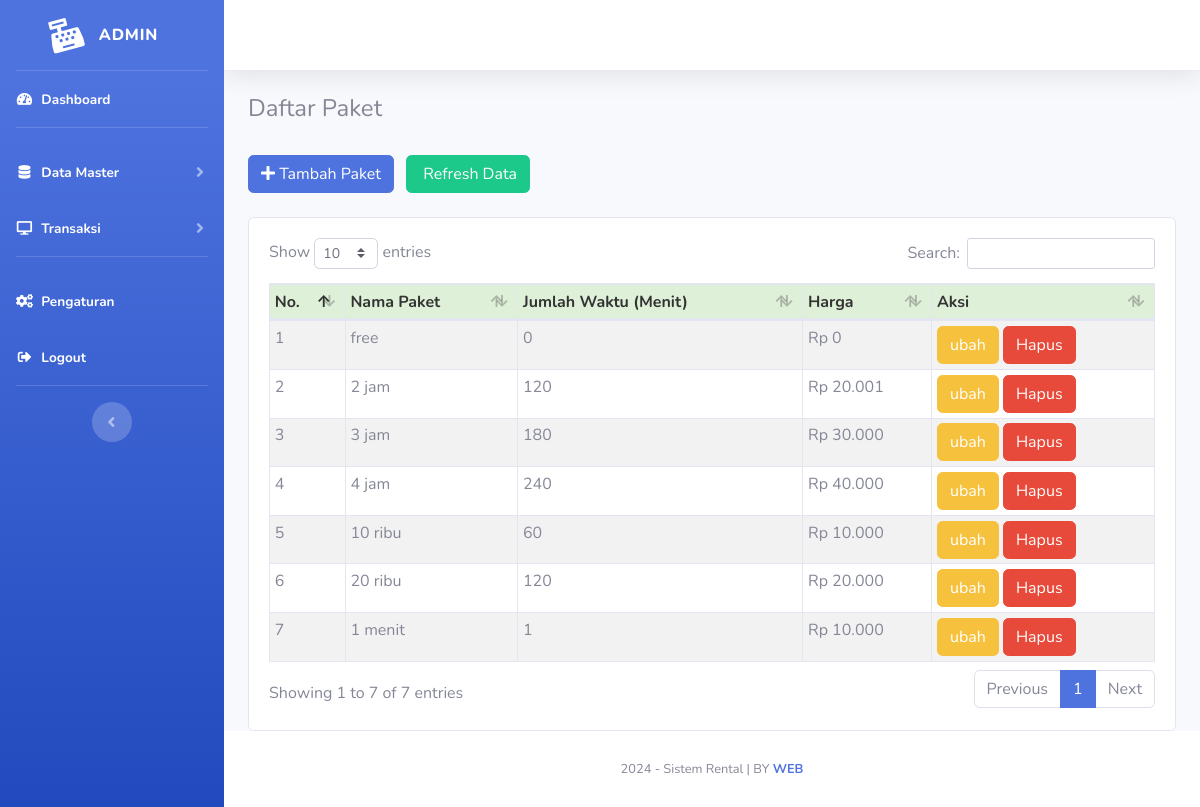
Screenshot of /admin.php?page=barang (signed in) with the database file from the repository.
### tables this page shows
CREATE TABLE `paket` (
  `id` int(11) NOT NULL,
  `nama` varchar(100) NOT NULL,
  `waktu` int(10) NOT NULL,
  `harga` int(64) NOT NULL,
  `tgl` varchar(16) NOT NULL
);

### module/barang/index.php (the view, shortened to what this page needs)
<h4>Daftar Paket</h4>
<br />
<button type="button" class="btn btn-primary btn-md mr-2" data-toggle="modal" data-target="#myModal">
    <i class="fa fa-plus"></i> Tambah Paket</button>
<a href="index.php?page=barang" class="btn btn-success btn-md">
    <i class="fa fa-refresh"></i> Refresh Data</a>
<br />
<div class="card card-body">
    <div class="table-responsive">
        <table class="table table-bordered table-striped table-sm" id="example1">
            <thead>
                <tr style="background:#DFF0D8;color:#333;">
                    <th>No.</th>
                    <th>Nama Paket</th>
                    <th>Jumlah Waktu (Menit)</th>
                    <th>Harga</th>
                    <th>Aksi</th>
                </tr>
            </thead>
            <tbody>
                <?php
                $host = "localhost";
                $user = "root";
                $password = "";
                $database = "mydb";
                $conn = new mysqli($host, $user, $password, $database);
                $query = "SELECT * FROM paket";
                $result = $conn->query($query);
                $no = 1;
                while ($row = $result->fetch_assoc()) {
                ?>
                    <tr>
                        <td><?= $no++; ?></td>
                        <td><?= $row['nama']; ?></td>
                        <td><?= $row['waktu']; ?></td>
                        <td><?= 'Rp ' . number_format($row['harga'], 0, ',', '.'); ?></td>
                        <td>
                            <a href="admin.php?page=barang/edit&id=<?php echo $row['id']; ?>" class="btn btn-warning btn-xs">ubah</a>
                            <a href="fungsi/hapus.php?barang=hapus&id=<?php echo $row['id']; ?>" onclick="javascript:return confirm('Hapus Data Paket ?');"><button class="btn btn-danger btn-xs">Hapus</button></a>
                        </td>
                    </tr>
                <?php
                }
                ?>
            </tbody>
        </table>
    </div>
</div>

### template/header.php (shortened to what this page needs)
<!DOCTYPE html>
<html lang="en">
<head>
    <link href="sb-admin/vendor/fontawesome-free/css/all.min.css" rel="stylesheet" type="text/css">
    <link href="sb-admin/css/sb-admin-2.min.css" rel="stylesheet">
    <link rel="stylesheet" href="sb-admin/vendor/datatables/dataTables.bootstrap4.css" />
</head>
<body id="page-top">
    <div id="wrapper">

### template/sidebar.php (shortened to what this page needs)
<ul class="navbar-nav bg-gradient-primary sidebar sidebar-dark accordion" id="accordionSidebar">
    <a class="sidebar-brand d-flex align-items-center justify-content-center" href="index.php">
        <div class="sidebar-brand-icon rotate-n-15">
            <i class="fas fa-cash-register"></i>
        </div>
        <div class="sidebar-brand-text mx-3">Admin<sup></sup></div>
    </a>
    <hr class="sidebar-divider my-0">
    <li class="nav-item active">
        <a class="nav-link" href="admin.php">
            <i class="fas fa-fw fa-tachometer-alt"></i>
            <span>Dashboard</span></a>
    </li>
    <hr class="sidebar-divider">
    <li class="nav-item active">
        <a class="nav-link collapsed" href="#" data-toggle="collapse" data-target="#collapseTwo" aria-expanded="true" aria-controls="collapseTwo">
            <i class="fas fa-fw fa-database"></i>
            <span>Data Master</span>
        </a>
    </li>
    <li class="nav-item active">
        <a class="nav-link collapsed" href="#" data-toggle="collapse" data-target="#collapse3" aria-expanded="true" aria-controls="collapse3">
            <i class="fas fa-fw fa-desktop"></i>
            <span>Transaksi</span>
        </a>
    </li>
    <hr class="sidebar-divider">
    <li class="nav-item active">
        <a class="nav-link" href="admin.php?page=pengaturan">
            <i class="fas fa-fw fa-cogs"></i>
            <span>Pengaturan</span></a>
    </li>
    <li class="nav-item active">
        <a class="nav-link" href="fungsi/logout.php">
            <i class="fas fa-fw fa-sign-out-alt"></i>
            <span>Logout</span></a>
    </li>
    <hr class="sidebar-divider d-none d-md-block">
    <div class="text-center d-none d-md-inline">
        <button class="rounded-circle border-0" id="sidebarToggle"></button>
    </div>
</ul>
<div id="content-wrapper" class="d-flex flex-column">
    <div id="content">
        <nav class="navbar navbar-expand navbar-light bg-white topbar mb-4 static-top shadow">
        </nav>
        <div class="container-fluid">

### admin.php (shortened to what this page needs)
<?php
include 'template/header.php';
include 'template/sidebar.php';
if (!empty($_GET['page'])) {
    include 'module/' . $_GET['page'] . '/index.php';
} else {
    include 'template/home.php';
}
include 'template/footer.php';

### template/footer.php (shortened to what this page needs)
</div>
</div>
<footer class="sticky-footer bg-white">
    <div class="container my-auto">
        <div class="copyright text-center my-auto">
            <span>
                <?php echo date('Y'); ?> - Sistem Rental |
                BY <b><a href="#" target="_blank">WEB</a></b>
            </span>
        </div>
    </div>
</footer>
</div>
</div>
</body>
</html>

### rows the page displays
paket: nama "free", waktu "0", harga "0"
paket: nama "2 jam", waktu "120", harga "20.001"
paket: nama "3 jam", waktu "180", harga "30.000"
paket: nama "4 jam", waktu "240", harga "40.000"
paket: nama "10 ribu", waktu "60", harga "10.000"
paket: nama "20 ribu", waktu "120", harga "20.000"
paket: nama "1 menit", waktu "1", harga "10.000"
